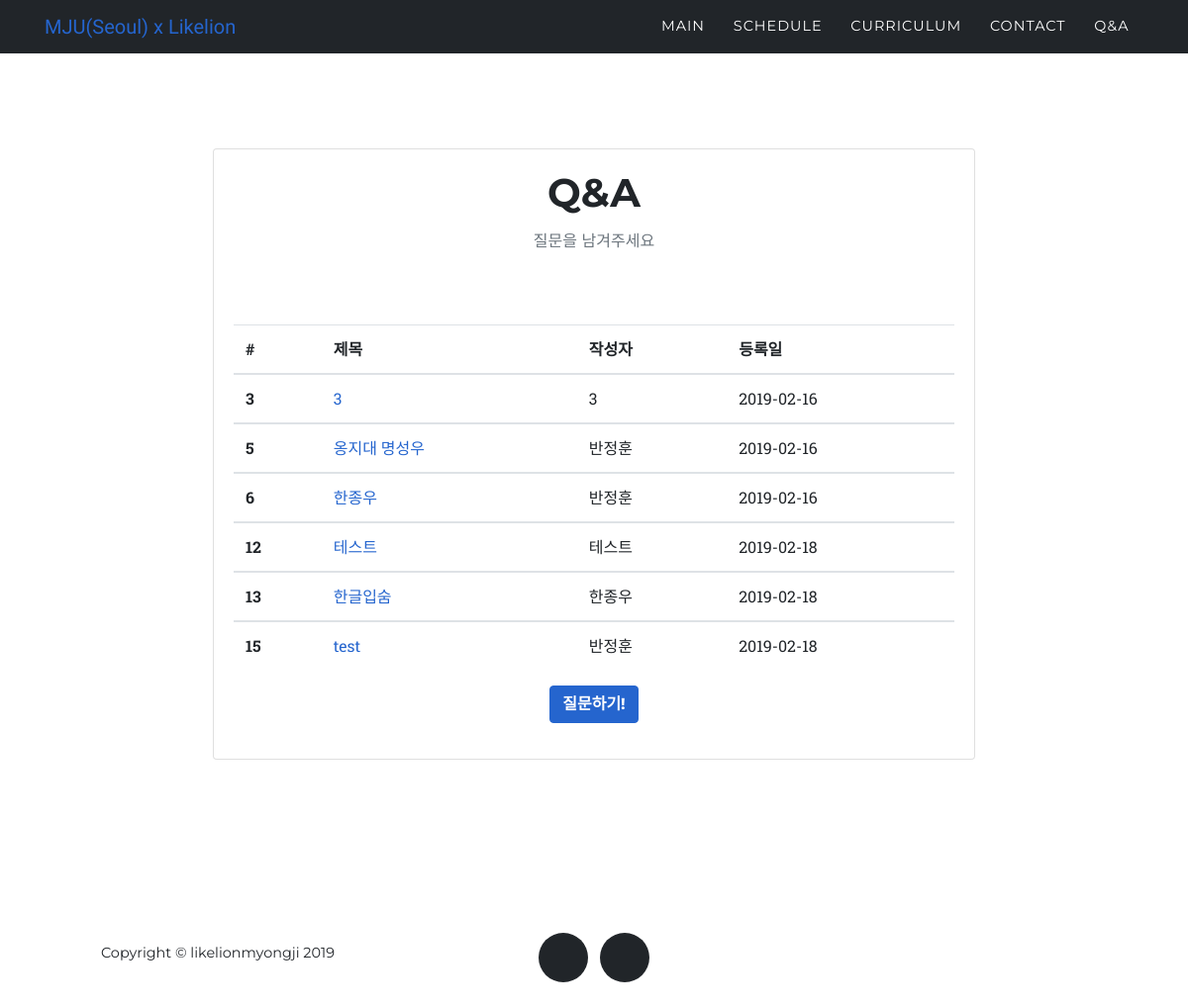
The page /question/ on the database its author committed.
### question/models.py (models this page shows, shortened)
class Question(models.Model):
    title = models.CharField(max_length=200)
    pub_date = models.DateTimeField('date published')
    body = models.TextField()
    writer = models.CharField(max_length=10)
    password = models.CharField(max_length=50)

### question/views.py (the view)
# urls.py: path('question/', question.views.question_list, name='question_list'),
def question_list(request):
    questions = Question.objects
    return render(request, 'question_list.html', {'question':questions})

### question/templates/question_list.html
{% extends 'question_base.html' %}
{% block content %}
<section>
  <div class="container col-md-8">
    <div class="card">
      <div class="card-body">
        <h2 class="section-heading text-uppercase text-center">Q&A</h2>
        <h3 class="section-subheading text-muted text-center">질문을 남겨주세요</h3>
        <table class="table">
          <thead>
            <tr>
              <th scope="col">#</th>
              <th scope="col">제목</th>
              <th scope="col">작성자</th>
              <th scope="col">등록일</th>
            </tr>
          </thead>
          {% for question in question.all %}
            <tbody>
              <tr>
                <th scope="row">{{question.id}}</th>
                <td><a href="{%url 'question_detail' question.id%}">{{question.title}}</a></td>                  <td>{{question.writer}}</td>
                <td>{{question.pub_date|date:"Y-m-d"}}</td>
              </tr>
            </tbody>
          {% endfor %}
        </table>
        <p class = "text-center">
          <a class="btn btn-primary" href="{% url 'question_post'%}" role="button">질문하기!</a>
        </p>
      </div>
    </div>
  </div>
</section>
{% endblock %}

### rows shown on the page
Question: id "3", title "3", writer "3", pub_date "2019-02-16"
Question: id "5", title "옹지대 명성우", writer "반정훈", pub_date "2019-02-16"
Question: id "6", title "한종우", writer "반정훈", pub_date "2019-02-16"
Question: id "12", title "테스트", writer "테스트", pub_date "2019-02-18"
Question: id "13", title "한글입숨", writer "한종우", pub_date "2019-02-18"
Question: id "15", title "test", writer "반정훈", pub_date "2019-02-18"
